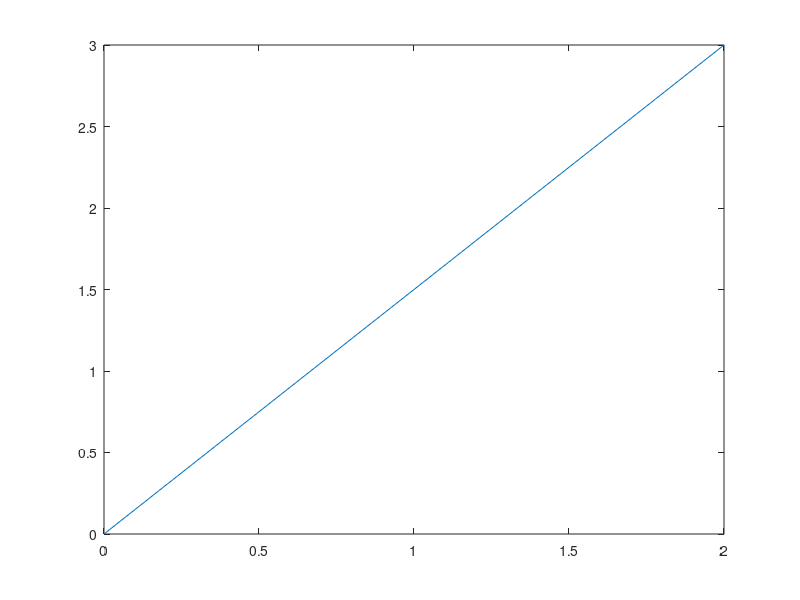

MATLAB code for this plot: (Note: this script raises an error after producing the figure.)
%4A

%r1
figure(1)
x1 = linspace(0,2,10);
y1 = linspace(0,3,10);
plot(x1,y1); %Plotting r1
hold on 

%Cartesian Plane
xline(0);
yline(0);

%r2
x2 = linspace(0,-1,10);
y2 = linspace(0,4,10);
plot(x2,y2); %Plotting r2

%Calculating and plotting r1+r2
x3 = x1+x2;
y3 = y1+y2;
plot(x3,y3);

%Calculating and plotting r1-r2
x4 = x2-x1;
y4 = y2-y1;
plot(x4,y4);

axis([-10 10 -10 10])

figure(2)
x3d = linspace(-10,10,100);
y3d = linspace(-10,10,100);
[XX,YY] = meshgrid(x3d,y3d);
z1 = (-2/3*XX) + (1/3*YY) + (2/3);
surf(x3d,y3d,z1); %Plotting 4C
hold on;
z2 = (-2/3*XX) + (1/3*YY) + 1;
surf(x3d,y3d,z2);

figure(3)








